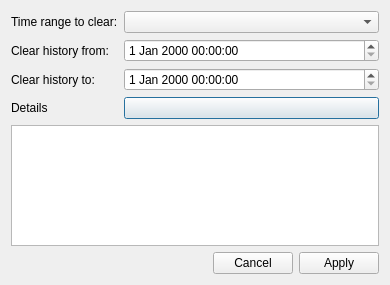
<?xml version="1.0" encoding="UTF-8"?>
<ui version="4.0">
 <class>ClearHistoryDialog</class>
 <widget class="QDialog" name="ClearHistoryDialog">
  <property name="geometry">
   <rect>
    <x>0</x>
    <y>0</y>
    <width>390</width>
    <height>285</height>
   </rect>
  </property>
  <property name="sizePolicy">
   <sizepolicy hsizetype="Preferred" vsizetype="Preferred">
    <horstretch>0</horstretch>
    <verstretch>0</verstretch>
   </sizepolicy>
  </property>
  <property name="windowTitle">
   <string>Clear Recent History</string>
  </property>
  <layout class="QVBoxLayout" name="verticalLayout_2">
   <item>
    <layout class="QFormLayout" name="formLayout">
     <item row="0" column="0">
      <widget class="QLabel" name="labelHistoryRange">
       <property name="text">
        <string>Time range to clear:</string>
       </property>
      </widget>
     </item>
     <item row="0" column="1">
      <widget class="QComboBox" name="comboBoxTimeRange"/>
     </item>
     <item row="3" column="0">
      <widget class="QLabel" name="labelDetails">
       <property name="text">
        <string>Details</string>
       </property>
      </widget>
     </item>
     <item row="3" column="1">
      <widget class="QPushButton" name="pushButtonDetails">
       <property name="text">
        <string/>
       </property>
      </widget>
     </item>
     <item row="1" column="0">
      <widget class="QLabel" name="labelStartTime">
       <property name="text">
        <string>Clear history from:</string>
       </property>
      </widget>
     </item>
     <item row="1" column="1">
      <widget class="QDateTimeEdit" name="dateTimeEditStart"/>
     </item>
     <item row="2" column="0">
      <widget class="QLabel" name="labelEndTime">
       <property name="text">
        <string>Clear history to:</string>
       </property>
      </widget>
     </item>
     <item row="2" column="1">
      <widget class="QDateTimeEdit" name="dateTimeEditEnd"/>
     </item>
    </layout>
   </item>
   <item>
    <widget class="QListWidget" name="listWidgetDetails"/>
   </item>
   <item>
    <widget class="QDialogButtonBox" name="buttonBox">
     <property name="orientation">
      <enum>Qt::Horizontal</enum>
     </property>
     <property name="standardButtons">
      <set>QDialogButtonBox::Apply|QDialogButtonBox::Cancel</set>
     </property>
    </widget>
   </item>
  </layout>
 </widget>
 <resources/>
 <connections>
  <connection>
   <sender>buttonBox</sender>
   <signal>accepted()</signal>
   <receiver>ClearHistoryDialog</receiver>
   <slot>accept()</slot>
   <hints>
    <hint type="sourcelabel">
     <x>248</x>
     <y>254</y>
    </hint>
    <hint type="destinationlabel">
     <x>157</x>
     <y>274</y>
    </hint>
   </hints>
  </connection>
  <connection>
   <sender>buttonBox</sender>
   <signal>rejected()</signal>
   <receiver>ClearHistoryDialog</receiver>
   <slot>reject()</slot>
   <hints>
    <hint type="sourcelabel">
     <x>316</x>
     <y>260</y>
    </hint>
    <hint type="destinationlabel">
     <x>286</x>
     <y>274</y>
    </hint>
   </hints>
  </connection>
 </connections>
</ui>
